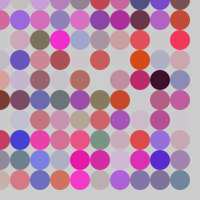
Frame 1 (no input)
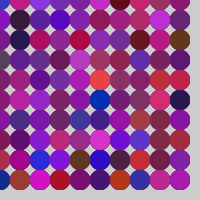
Frame 60 (the mouse pressed at the canvas centre just before this capture)
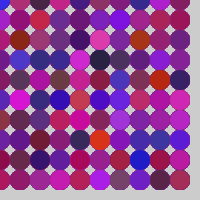
Frame 120 (the mouse held since frame 60 and released just before this capture)

The Processing sketch that drew these frames (run headless with seeded random() and noise(); from frame 60 on, the mouse is pressed at the canvas centre):

// Processing sketch: processing_13686
// ── processing_13686.pde

float a=100;
void setup() {

 size(200,200);
}
void draw() {
for(int a=0; a<200; a=a+20) {
 for(int b=0; b<200; b=b+20) {  
 fill(random(255),random(70),random(255),random(255));
  noStroke();
  ellipse(a,b,20,20);
}
}
}
